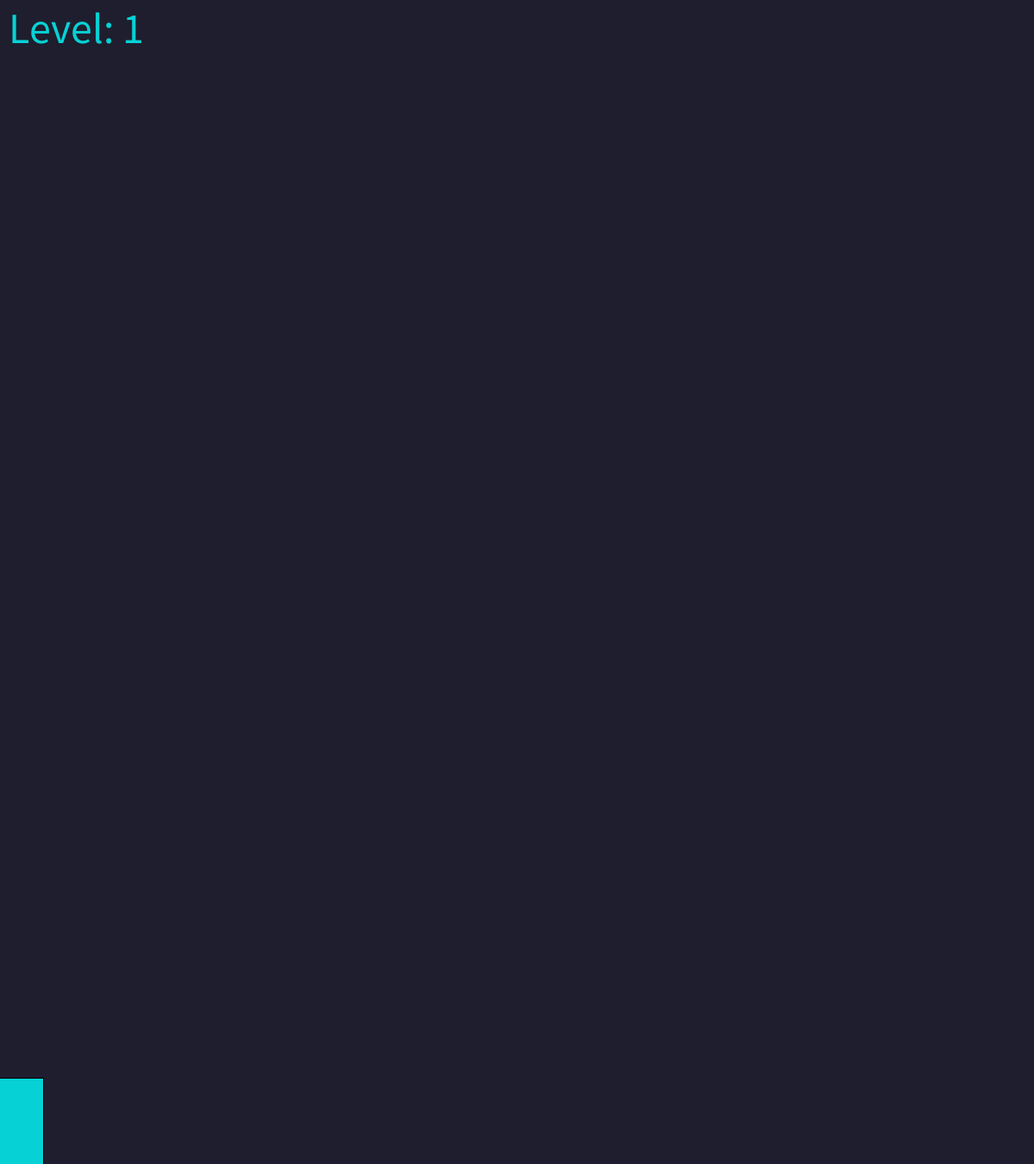
Frame 1 (no input)
Frame 60 (the mouse pressed at the canvas centre just before this capture): identical to frame 1, image omitted
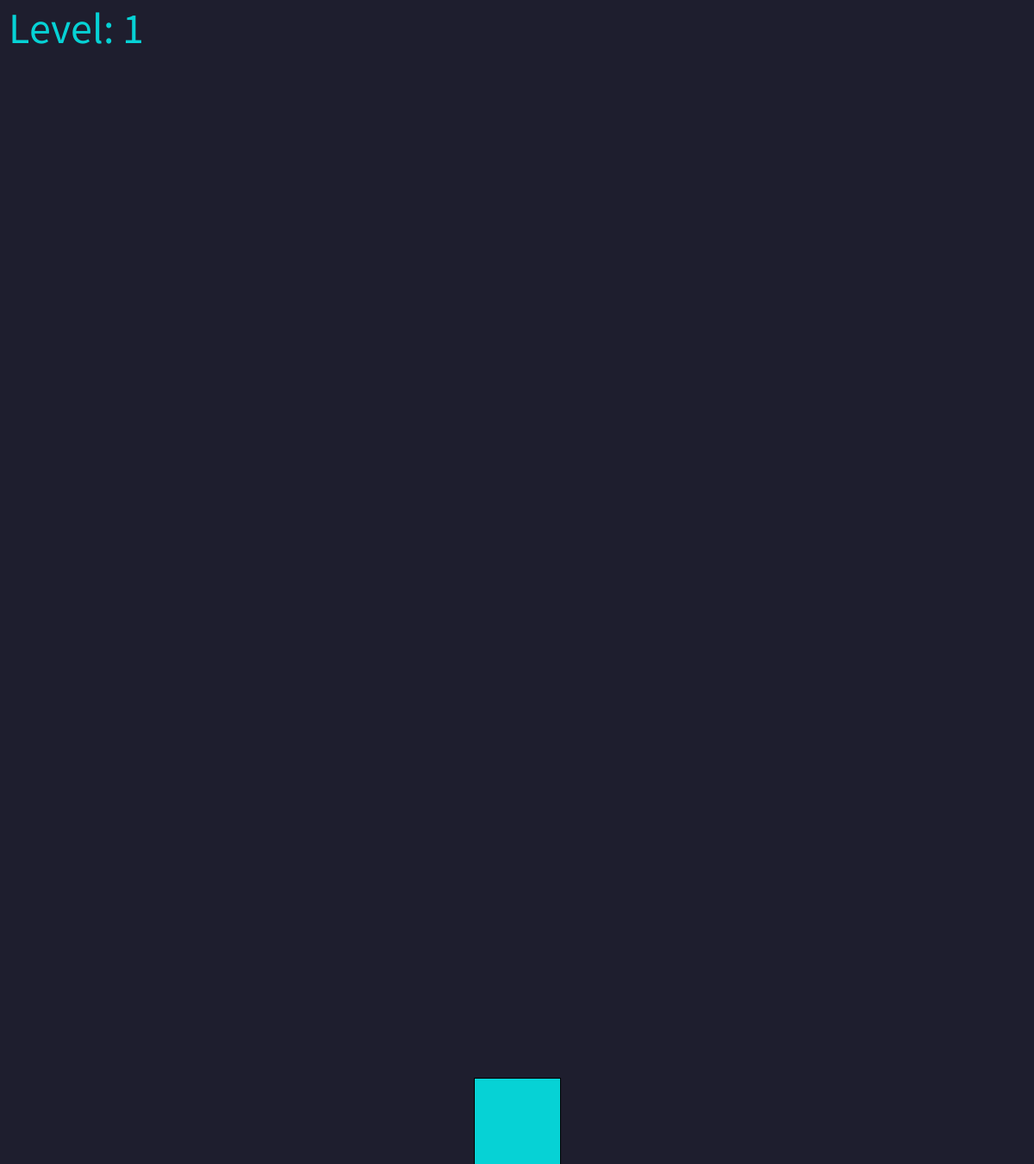
Frame 120 (the mouse held since frame 60 and released just before this capture)

The Processing sketch that drew these frames (run headless with seeded random() and noise(); from frame 60 on, the mouse is pressed at the canvas centre):

// Processing sketch: GDV_reus_de_bas_les7practicum
// ── GDV_reus_de_bas_les7practicum.pde
// GDV_reus_de_bas_les7Practicum
// Basic = false
// Advanced = false
// Expert = false
// main script of the program.

// Playtester session 1: João Jubitana
// level 7
// level 5
// level 11
// feedback: Bug, 1 cluster ging lang muur trippen. Soms despawnen clusters te vroeg.

// Playtester session 2: João Jubitana
// level 4
// level 6
// level 5
// feedback: bugs komen niet meer voor. Bij de clusters is alleen de vierkant een hitbox maar ik exploid dat wel een beetje voor fun.

// gobal vars, some can't be changed
float timer;
boolean canTimeUpdate = true;
int levelCount = 1;
final float timerAddAmount = 0.02f;
final float resetMargin = 3.5;
final int two = 2;
PVector pos;

ArrayList<Cluster> clusters = new ArrayList<Cluster>();
Player player = new Player();

void setup() {
  size(1200, 1350);
  rectMode(CENTER);
  
  int randomClusersSize = (int) random(clusterAmountMin, clusterAmountMax);
  
  for (int i = 0; i < randomClusersSize; i = i+1) {
    // cluster needs a lot of numbers to work, maybe this would be better as a list.
    clusters.add(new Cluster(clusterSpeedVerticaleMin,
                             clusterSpeedVerticaleMax,
                             clusterSpeedHorizontalMin,
                             clusterSpeedHorizontalMax, 
                             startPositionVerticaleMaxAmount, 
                             startPositionVerticaleMinAmount));
  }
}

void draw() {
  // timer increasing and background drawing
  if (canTimeUpdate)
    timer += timerAddAmount;
  
  background(#1e1e2e);
  textSize(50); 
  UpdateText();

  // Moving player, only horizontal
  player.moveToMouse(false);

  // update and draw all clusters
  for (int i = clusters.size() - 1; i >= 0; i--) {
    updateAndDrawCluster(clusters.get(i));

    if (clusters.get(i).posY > height * resetMargin)
        //&& i == clusters.size()) {      
        BigReset();
  }
}

// Update position and draw cluster
void updateAndDrawCluster(Cluster cluster) {
  cluster.updateXPosition();
  cluster.updateYPosition();

  // Check if cluster is at the bottum
  float clusterSize = cluster.calculateSize(cluster.currentSpeedY);
  if (!cluster.hasHitTheButtom)
    displayMessageIfDown(cluster.posY, (int) clusterSize, cluster);

  // Check collision with the player
  if (checkCollisionWithPlayer(cluster, clusterSize))
    displayCollisionMessage();

  cluster.drawCluster(cluster.posX, cluster.posY, (int) clusterSize);
}

boolean checkCollisionWithPlayer(Cluster cluster, float clusterSize) {
  PVector playerPos = player.getPosition();
  int playerSize = player.getSize();

  // Check if the cluster's position overlaps with the player's position
  return (cluster.posX + clusterSize / two > playerPos.x - playerSize / two &&
          cluster.posX - clusterSize / two < playerPos.x + playerSize / two &&
          cluster.posY + clusterSize / two > playerPos.y - playerSize / two &&
          cluster.posY - clusterSize / two < playerPos.y + playerSize / two);
}

int collisionTime = -1;  // Variable to store the time of collision

void displayCollisionMessage() {
  // Display text when player gets hit by cluster
  fill(255, 0, 0);
  textSize(40);
  text("Cluster hit the player!", width / two - 200, height / 2);
  
  // Set the level to 0 upon collision
  levelCount = 0;

  // Record the time of collision
  if (collisionTime == -1)
    collisionTime = millis();

  // Check if 2 seconds (2000 milliseconds) have passed
  if (millis() - collisionTime >= 2000) {
    BigReset();
    collisionTime = -1;
  }
}


// Big reset
void BigReset() {
  timer = 0;
  levelCount++;
  UpdateText();
  
  for (int i = clusters.size() - 1; i >= 0; i--) {
    clusters.get(i).reset();
  }
}

void displayMessageIfDown(float posY, float size, Cluster c) {
  float clusterBottom = posY + size / 2;

  if (clusterBottom > height) {
    println("A cluster is at the bottom." );
    c.hasHitTheButtom = true;
  }
}

void UpdateText(){
  fill(0, 408, 612, 204);
  text("Level: " + levelCount, 10, 50);
}

// ── Cluster.pde
class Cluster {
  // start values set at contructor
  int startPosYAmountMin = -10;
  int startPosYAmountMax = -10;
  float speedXMin;
  float speedXMax;
  float speedYMin;
  float speedYMax;
  
  // current value of the cluster
  float posX;
  float posY;
  float currentSpeedX;
  float currentSpeedY;
  
  boolean isGoingRight;
  boolean hasHitTheButtom;

  float spawnOffset = 5;

  // Add size constraints
  float minSize = 30;
  float maxSize = 60;

  Cluster(float targetSpeedXMin, float targetSpeedXMax, float targetSpeedYMin, float targetSpeedYMax, 
          int targetStartPosYMin, int targetStartPosYMax) {
    speedXMin = targetSpeedXMin;
    speedXMax = targetSpeedXMax;
    speedYMin = targetSpeedYMin;
    speedYMax = targetSpeedYMax;
    startPosYAmountMin = targetStartPosYMin;
    startPosYAmountMax = targetStartPosYMax;
    
    reset();
  }

  void reset() {
    posY = random(startPosYAmountMin, startPosYAmountMax);
    posX = (int) random(0 + spawnOffset, width - spawnOffset);
    currentSpeedX = random(speedXMin, speedXMax);
    currentSpeedY = random(speedYMin, speedYMax);
    isGoingRight = true;
    hasHitTheButtom = false;
    
    println(currentSpeedX + " " +
    currentSpeedY + " " +
    posY + "\n");
  }

  // Make cluster zigzag
  void updateXPosition() {
    currentSpeedX = calculateNewSpeed(posX, currentSpeedX, width);
    posX = calculateNewPosition(posX, currentSpeedX);
  }

  // Make cluster fall
  void updateYPosition() {
    posY = calculateNewPosition(posY, currentSpeedY);
  }
  
  float calculateNewPosition(float currentPosition, float speed) {
    return currentPosition + speed;
  }

  // When bounces, invert speed
  float calculateNewSpeed(float currentPosition, float speed, int boundary) {
    if (currentPosition <= 0 || currentPosition >= boundary) {
      return -speed;
    }
    return speed;
  }

  // Updated size calculation
  float calculateSize(float speedY) {
    // Use sine wave to oscillate between minSize and maxSize
    float sizeRange = maxSize - minSize;
    float sizeVariation = (sizeRange / 2) * sin(timer * speedY) + (sizeRange / 2);

    return minSize + sizeVariation;
  }

  // Draw the cluster
  void drawCluster(float posX, float posY, int size) {
    int radius = size / two;
    float squareSize = size * 0.5;
    float halfSquareSize = squareSize / two;

    float circleDiameter = radius * 4;

    float leftCirclePositionX = posX - halfSquareSize - circleDiameter / two;
    float rightCirclePositionX = posX + halfSquareSize + circleDiameter / two;

    fill(#a68ab7);
    square(posX, posY, squareSize);
    circle(leftCirclePositionX, posY, circleDiameter);
    circle(rightCirclePositionX, posY, circleDiameter);
  }
}

// ── GameplayValues.pde
// gobal variables that can bechanged for gameplay purposes.
// feel free to changes all of these values.

// The game choses a random amount of clusters between these two numbers to spawn.
int clusterAmountMin = 5;
int clusterAmountMax = 10;

// A cluster will randomly select a number between these numbers for its verticale speed.
float clusterSpeedVerticaleMin = 2;
float clusterSpeedVerticaleMax = 10;

// A cluster will randomly select a number between these numbers for its horizontal speed.
float clusterSpeedHorizontalMin = 4;
float clusterSpeedHorizontalMax = 6;

// Keep these numbers in the minus.
// These are the 2 number where the cluster will randomly select a number between, for it's spawn postion in height.
int startPositionVerticaleMinAmount = -10;
int startPositionVerticaleMaxAmount = -2500;

// ── Player.pde
class Player {
  PVector position;
  int size = 50;

  Player() {
    position = new PVector(width / 2, height - size);
  }

  // Move square to the mouse, option to only follow mouse horizantaly
  void moveToMouse(boolean followMouseY) {
    player.position.x = mouseX;
    player.position.y = followMouseY
      ? mouseY
      : height - size;

    square(player.position.x, player.position.y, 100);
  }
  
  // Get the bounds of the player for collision detection
  PVector getPosition() {
    return position;
  }

  int getSize() {
    return size;
  }
}
